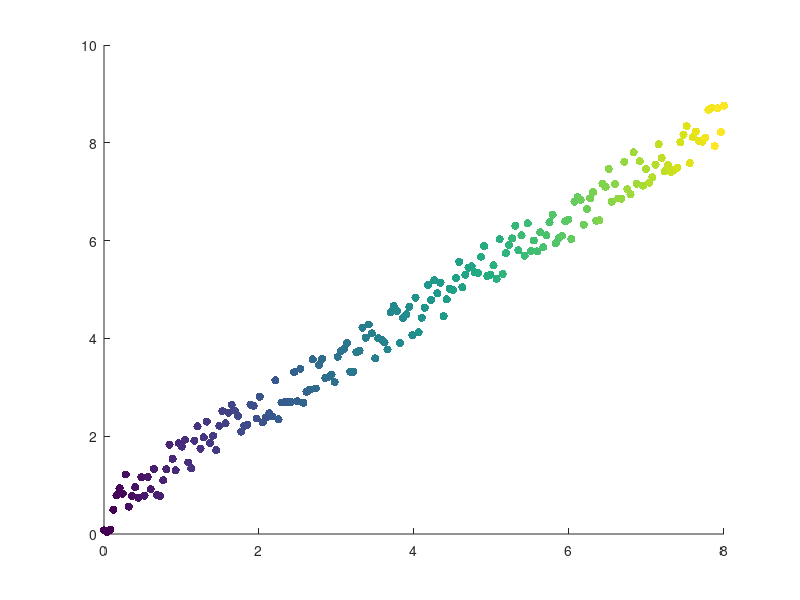

The MATLAB source for this figure: (Note: this script raises an error after producing the figure.)
x = linspace(0,8,200);
y = (x) + rand(1,200);
c = linspace(1,100,length(x));
scatter(x,y, [], c, 'filled');




%READS DATA FROM DATABASE
fullData = y

fullDataSize = size(fullData)
fullDataSize = fullDataSize(1)


numberOfErrors = 0

for i = 1 : 100

% SUFFLE ELEMENTS OF DATA ARRAY
%fullData = fullData(randperm(fullDataSize),:);

% SPLIT IT IN TWO DIFFERENT ARRAYS
trainningData = fullData
%testData = fullData(61:end,:)

data = trainningData

%GETTING DATA WIDTH AND HEIGHT 
width = size(data);
width = width(2);
totalHeight = size(fullData);
totalHeight = totalHeight(1);
height = size(data);
height = height(1);

%SETTING BIAS AND EPOQUES
bias = -1;
e = 0;
w = zeros(width-1, 1);
learning = 0.1;

inputs = data(:, 1:width-1);
correctOutputs = data(:, width);



%==========================================
% PASSO 2:
% APLICAR OS PADR?ES COM SEUS VALORES DE ENTRADA (t) E VERIFICAR A SAIDA (s)

numberOfEpoques = 0;
allCorrect = 0;

while allCorrect == 0

    for i = 1:height
        output = inputs(i, :)*w;
        signal = sinalDeX(output);

        % PASSO 3:
        % CALCULAR O ERRO
        % e = u - y
            
        e = correctOutputs(i) - signal;

        % PASSO 4:
        % SE ERRO = 0, VOLTA PRA PASSO 2, CASO CONTR?RIO ATUALIZA OS PESOS
        if e == 0 && i == height
            allCorrect = 1; 
            'Pesos Corretos';
        end
        
        if e == 0
            continue
        else   
            
        % ATUALIZAR OS PESOS
        % Wnovo = Wanterior + taxa de aprendizado (pelo programador) * E * xi
            for j = 1:width-1
                w(j) = w(j) + learning * e * inputs(i, j);
            end
            
            numberOfEpoques = numberOfEpoques + 1;
            
            break
            
        end
        
        
    end

end

% 
% %==========================================
% %             ZONA DE TESTE
% %==========================================
% 
% % SPLIT INTO A TEST ARRAY WITH THE VALUES AND ASWERS ARRAY WITH CORRECT
% % ANSWERS
% testArray = testData(:,1:width-1);
% correctAnswers = testData(:, width)';
% 
% % MULTIPLY TEST ARRAY WITH WEIGHTS ARRAY TO CLASSIFY DATA
% answers = w'*testArray';
% 
% % GET THE SIGNAL VALUE OF THE ANSWERS
% for i = 1 : totalHeight - height
%     answers(i) = sinalDe(answers(i));
% end
% 
% % VERIFY IF THERE IS ANY ERROR
% evaluation = answers - correctAnswers;
% 
% %containsNot0 = any(evaluation(:, :) ~= 0);
% 
% % containsNot0 = nnz(evaluation~=0);
% containsNot0 = sum(evaluation(:,:) ~= 0)
% 
% if containsNot0 == 1
%     if containsNot0 > 1 
%         evaluation
%     
%     end
%     numberOfErrors = numberOfErrors + containsNot0;
% end
% 
% 
% end
end


